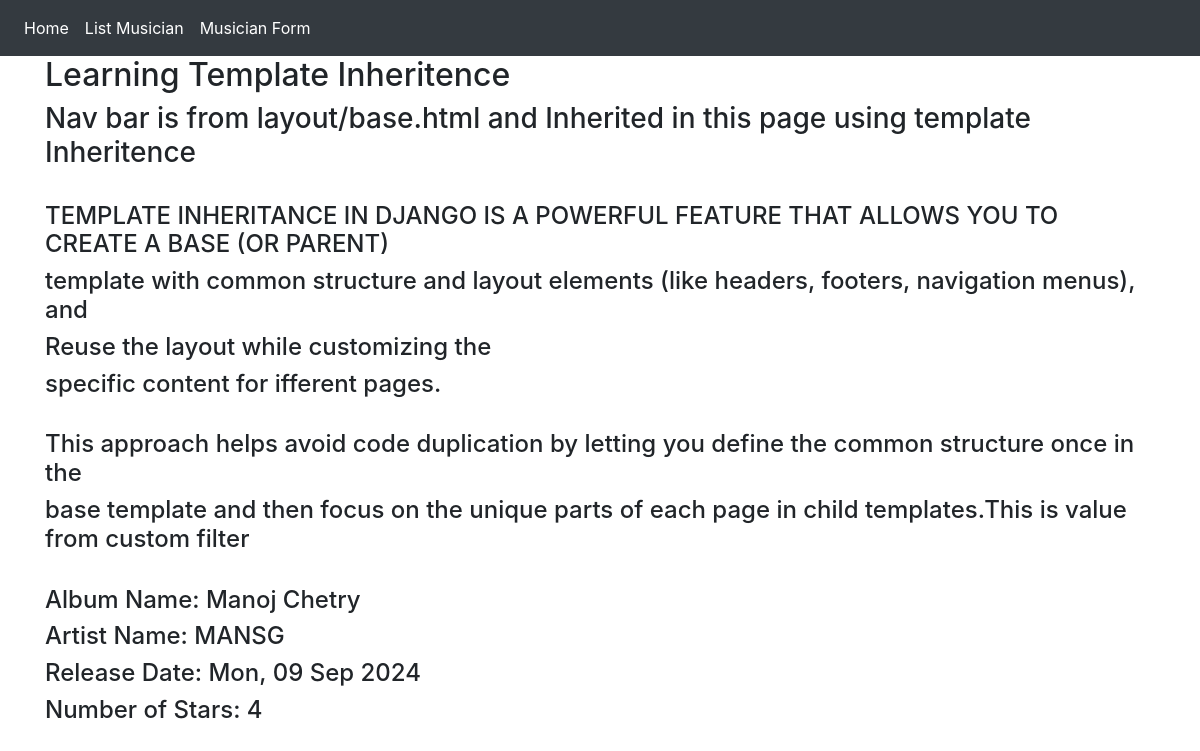
Screenshot of /music_album/test_one/ with the database file from the repository.
### music_album/models.py (models this page shows, shortened)
class Album(models.Model):
    artist = models.ForeignKey(Musician, on_delete=models.CASCADE)
    name = models.CharField(max_length=100)
    release_date = models.DateField()
    rating = (
        (1, "Worst"),
        (2, "Bad"),
        (3, "Not Bad"),
        (4, "Good"),
        (5, "Excellent"),
    )
    num_stars = models.IntegerField(choices=rating)

class Musician(models.Model):
    first_name = models.CharField(max_length=50)
    last_name = models.CharField(max_length=50)
    instrument = models.CharField(max_length=100)
    def __str__(self):
        return self.first_name + " " + self.last_name

### music_album/views.py (the view)
# urls.py: path('test_one/', views.test_one, name='test_one'),
def test_one(request):
    data_passing = {'sample_text': 'Learning Template Inheritence',
                    'sample_data': 'Nav bar is from layout/base.html and Inherited in this page using template Inheritence',
                    'text_one': 'Template inheritance in Django is a powerful feature that allows you to create a base (or parent)',
                    'text_two': 'template with common structure and layout elements (like headers, footers, navigation menus), and',
                    'text_three': 'then extend this base template with other child templates to',
                    'text_four': 'reuse the layout while customizing the',
                    'text_five': 'specific content for different pages.',
                    'text_six': 'This approach helps avoid code duplication by letting you define the common structure once in the ',
                    'get_album': Album.objects.get(pk=6),
                    'text_seven': 'base template and then focus on the unique parts of each page in child templates.',
                    }
    return render(request, 'music_album/test_one.html', context=data_passing)

### music_album/templatetags/my_filters.py (called while the page is built)
def my_filter(value):
    return value + "This is value from custom filter"

### templates/music_album/test_one.html (shortened to what this page needs)
{% extends "layout/base.html" %}
{% load my_filters %}
{% block body_block %}
<h2>{{ sample_text }}</h2>
<h3>{{ sample_data }}</h3>
<br>
<h4>{{ text_one|upper }}</h4>
<h4>{{ text_two|lower }}</h4>
<h4>{{ text_four|capfirst }}</h4>
<h4>{{ text_five|cut:'d' }}</h4>
<br>
<h4>{{ text_six }}</h4>
<h4>{{ text_seven|custom_filter }}</h4>
<br>
<h4>Album Name: {{ get_album.artist }}</h4>
<h4>Artist Name: {{ get_album.name }}</h4>
<h4>Release Date: {{ get_album.release_date|date:"D, d M Y" }}</h4>
<h4>Number of Stars: {{ get_album.num_stars }}</h4>
{% endblock %}

### rows the page displays
Album: artist "Manoj Chetry", name "MANSG", release_date "Mon, 09 Sep 2024", num_stars "4"

### other values shown
{{ sample_text }} "Learning Template Inheritence"
{{ sample_data }} "Nav bar is from layout/base.html and Inherited in this page using template Inheritence"
{{ text_one|upper }} "TEMPLATE INHERITANCE IN DJANGO IS A POWERFUL FEATURE THAT ALLOWS YOU TO CREATE A BASE (OR PARENT)"
{{ text_two|lower }} "template with common structure and layout elements (like headers, footers, navigation menus), and"
{{ text_four|capfirst }} "Reuse the layout while customizing the"
{{ text_five|cut:'d' }} "specific content for ifferent pages."
{{ text_six }} "This approach helps avoid code duplication by letting you define the common structure once in the"
{{ text_seven|custom_filter }} "base template and then focus on the unique parts of each page in child templates.This is value from custom filter"
